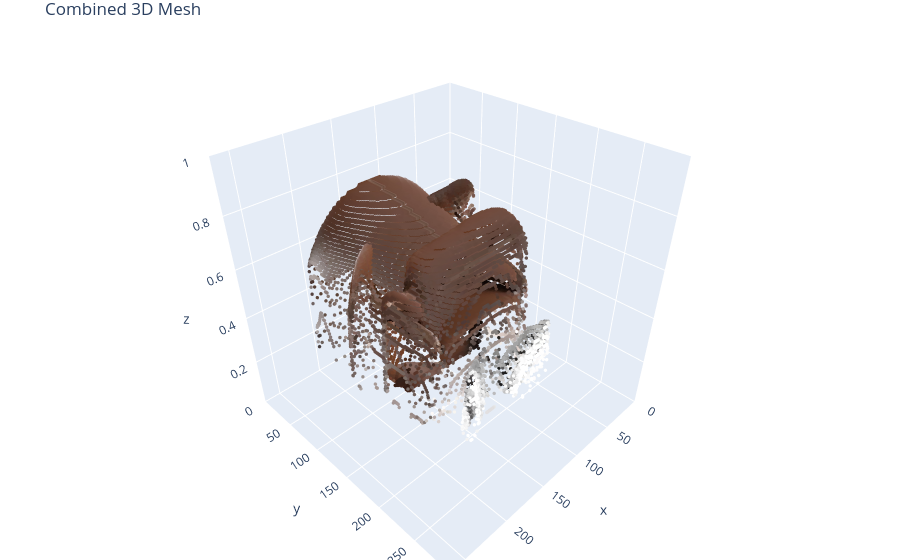

This figure's notebook cell:
### Code cell
# Version 2: Keep first point for overlaps
combined_mesh = combine_meshes_simple(front_fig, back_fig, top_fig, highlight_overlaps=False)
combined_mesh.show()

### Figure 1 — Plotly figure (JSON) as saved in the notebook; plotly's stock layout.template omitted (floating-point values rounded to 4 significant figures; data arrays with more than 128 entries replaced by an {"elided": "..."} marker saying what was removed)
{"data": [{"marker": {"color": {"elided": "33797 str values"}, "opacity": 1, "size": 2}, "mode": "markers", "type": "scatter3d", "x": {"elided": "33797 int values"}, "y": {"elided": "33797 int values"}, "z": {"elided": "33797 float values"}}], "layout": {"margin": {"b": 0, "l": 0, "r": 0, "t": 30}, "scene": {"xaxis": {"nticks": 10, "range": [0, 267]}, "yaxis": {"nticks": 10, "range": [0, 295]}, "zaxis": {"nticks": 10, "range": [0, 1]}}, "title": {"text": "Combined 3D Mesh"}}}
